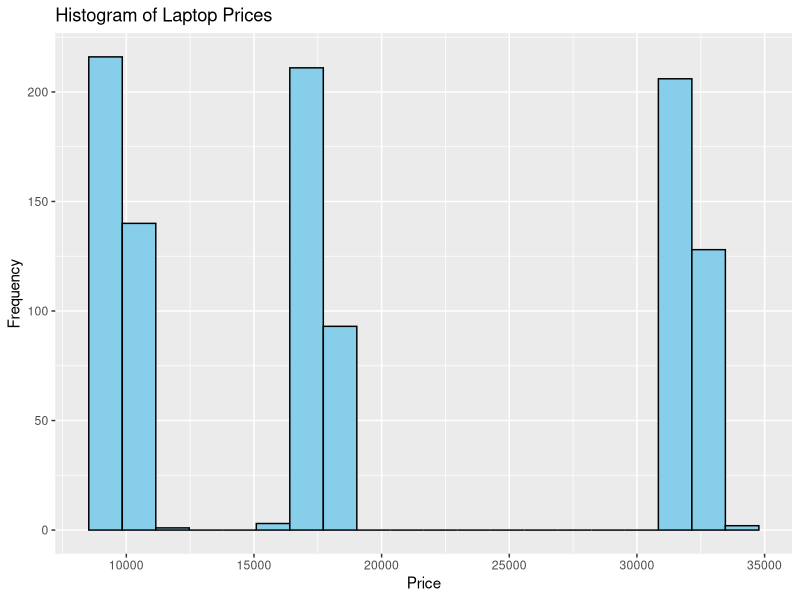
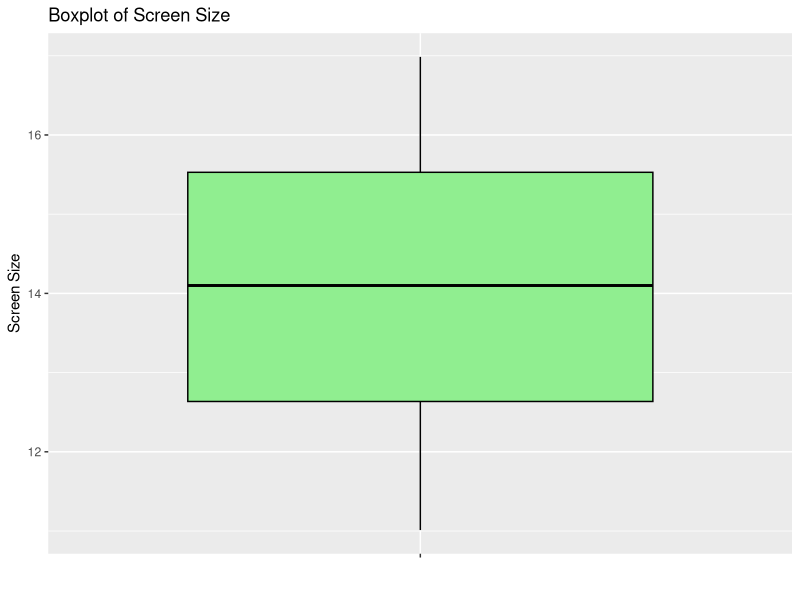
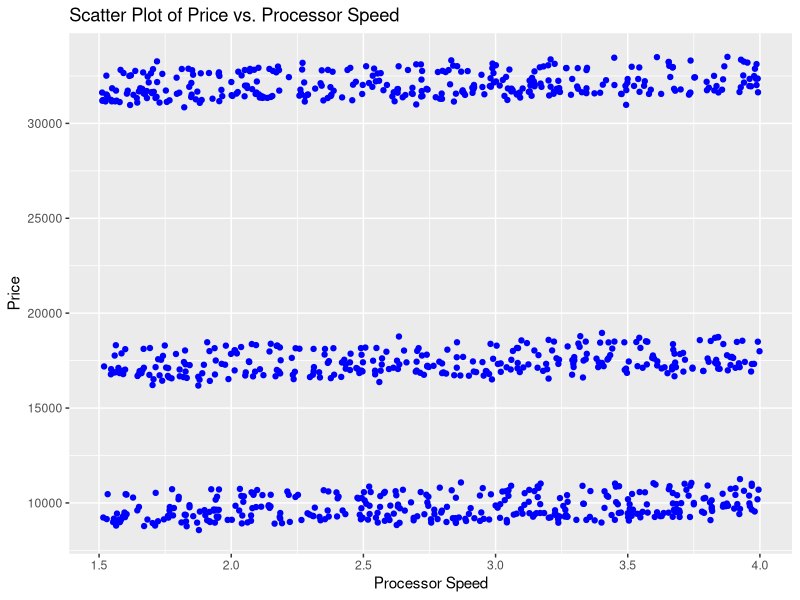

Here is the R script that generated these plots, in order:
# Load the required packages
library(dplyr)
library(psych)

# Load dataset
laptop_data <- read.csv("data/Laptop_price.csv", colClasses = c(
  Brand = "factor",
  Processor_Speed = "numeric",
  RAM_Size = "factor",
  Storage_Capacity = "factor",
  Screen_Size = "numeric",
  Weight = "numeric",
  Price = "numeric"
))

# Define a function to calculate mode
Mode <- function(x) {
  ux <- unique(x)
  ux[which.max(tabulate(match(x, ux)))]
}


# Measures of Frequency
# Frequency table for Brand
brand_freq <- table(laptop_data$Brand)
print("Frequency table for Brand:")
print(brand_freq)

# Measures of Central Tendency
# Mean, Median, and Mode for Price
price_mean <- mean(laptop_data$Price)
price_median <- median(laptop_data$Price)
price_mode <- Mode(laptop_data$Price)
print("Measures of Central Tendency for Price:")
print(paste("Mean:", price_mean))
print(paste("Median:", price_median))
print(paste("Mode:", price_mode))

# Measures of Distribution
# Standard Deviation and Range for Screen Size
screen_sd <- sd(laptop_data$Screen_Size)
screen_range <- range(laptop_data$Screen_Size)
print("Measures of Distribution for Screen Size:")
print(paste("Standard Deviation:", screen_sd))
print(paste("Range:", screen_range))

# Measures of Relationship
# Correlation between Processor Speed and Price
processor_price_corr <- cor(laptop_data$Processor_Speed, laptop_data$Price)
print("Correlation between Processor Speed and Price:")
print(processor_price_corr)

# Correlation between RAM Size and Price
# Since RAM Size is currently a factor, we need to convert it to numeric first
laptop_data$RAM_Size <- as.numeric(as.character(laptop_data$RAM_Size))
ram_price_corr <- cor(laptop_data$RAM_Size, laptop_data$Price)
print("Correlation between RAM Size and Price:")
print(ram_price_corr)

# Load the required packages
library(dplyr)

# Convert RAM_Size and Storage_Capacity to factors
laptop_data$RAM_Size <- as.factor(laptop_data$RAM_Size)
laptop_data$Storage_Capacity <- as.factor(laptop_data$Storage_Capacity)

# Perform ANOVA on Brand
anova_brand <- aov(Price ~ Brand, data = laptop_data)
print(summary(anova_brand))

# Post-hoc tests for pairwise comparisons
pairwise_tukey <- TukeyHSD(anova_brand)
print(pairwise_tukey)

library(ggplot2)
# Univariate Plots
# Histogram for Price
histogram_price <- ggplot(laptop_data, aes(x = Price)) +
  geom_histogram(fill = "skyblue", color = "black", bins = 20) +
  labs(title = "Histogram of Laptop Prices", x = "Price", y = "Frequency")
print(histogram_price)

# Boxplot for Screen Size
boxplot_screen_size <- ggplot(laptop_data, aes(x = "", y = Screen_Size)) +
  geom_boxplot(fill = "lightgreen", color = "black") +
  labs(title = "Boxplot of Screen Size", x = "", y = "Screen Size")
print(boxplot_screen_size)

# Multivariate Plot
# Scatter plot of Price vs. Processor Speed
scatter_price_processor <- ggplot(laptop_data, aes(x = Processor_Speed, y = Price)) +
  geom_point(color = "blue") +
  labs(title = "Scatter Plot of Price vs. Processor Speed", x = "Processor Speed", y = "Price")
print(scatter_price_processor)
